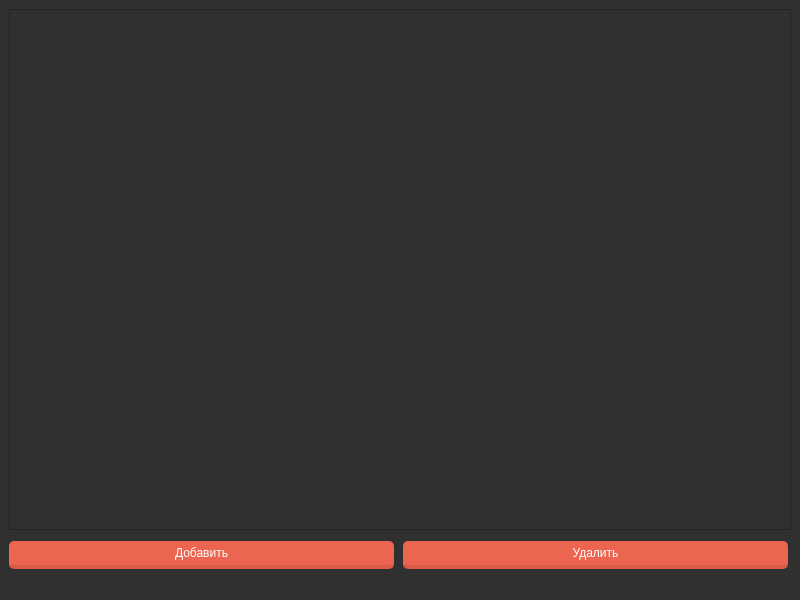
<?xml version="1.0" encoding="UTF-8"?>
<ui version="4.0">
 <class>MainWindow</class>
 <widget class="QMainWindow" name="MainWindow">
  <property name="geometry">
   <rect>
    <x>0</x>
    <y>0</y>
    <width>800</width>
    <height>600</height>
   </rect>
  </property>
  <property name="windowTitle">
   <string>MainWindow</string>
  </property>
  <property name="styleSheet">
   <string notr="true">background-color: rgb(48, 48, 48);</string>
  </property>
  <widget class="QWidget" name="centralwidget">
   <property name="styleSheet">
    <string notr="true"/>
   </property>
   <layout class="QGridLayout" name="gridLayout">
    <item row="2" column="1">
     <widget class="QPushButton" name="pushButton_2">
      <property name="styleSheet">
       <string notr="true">float:right;
margin-right:3%;
margin-top:5px;
border-radius:5px;
-moz-border-radius:5px;
-webkit-border-radius:5px;
padding:5px 9px;
front-size:1.2em;
background-color:rgba(236,101,80,1);
text-shadow:#454545 0 0 2px;
border-bottom: 4px solid  rgba(217, 91, 72, 1);
color: white;
font-family: 'Roboto Slab', serif;</string>
      </property>
      <property name="text">
       <string>Удалить</string>
      </property>
     </widget>
    </item>
    <item row="2" column="0">
     <widget class="QPushButton" name="pushButton">
      <property name="styleSheet">
       <string notr="true">float:right;
margin-right:3%;
margin-top:5px;
border-radius:5px;
-moz-border-radius:5px;
-webkit-border-radius:5px;
padding:5px 9px;
front-size:1.2em;
background-color:rgba(236,101,80,1);
text-shadow:#454545 0 0 2px;
border-bottom: 4px solid  rgba(217, 91, 72, 1);
color: white;
font-family: 'Roboto Slab', serif;
</string>
      </property>
      <property name="text">
       <string>Добавить</string>
      </property>
     </widget>
    </item>
    <item row="1" column="0" colspan="2">
     <widget class="QTableView" name="tableView">
      <property name="styleSheet">
       <string notr="true">QTableView {
color:white;
gridline-color:black;
border-color:black;
font:10px;
}
QHeaderViev::section {
bacground-color:black;
color:white;
height:35px;
font:14px;
}
QTableView::item:focus{
border:2px solid black;
bacground-color:black;
}
QScrollBar:vertical{
bacground:black;
}
QScrollBar::handle:horizontal{
bacground:black;
}
QScrollBar::handle:vertical{
bacground:black;
}
QScrollBar:horizontal{
bacground:black;
}
</string>
      </property>
     </widget>
    </item>
   </layout>
  </widget>
  <widget class="QMenuBar" name="menubar">
   <property name="geometry">
    <rect>
     <x>0</x>
     <y>0</y>
     <width>800</width>
     <height>25</height>
    </rect>
   </property>
  </widget>
  <widget class="QStatusBar" name="statusbar"/>
 </widget>
 <resources/>
 <connections/>
</ui>
